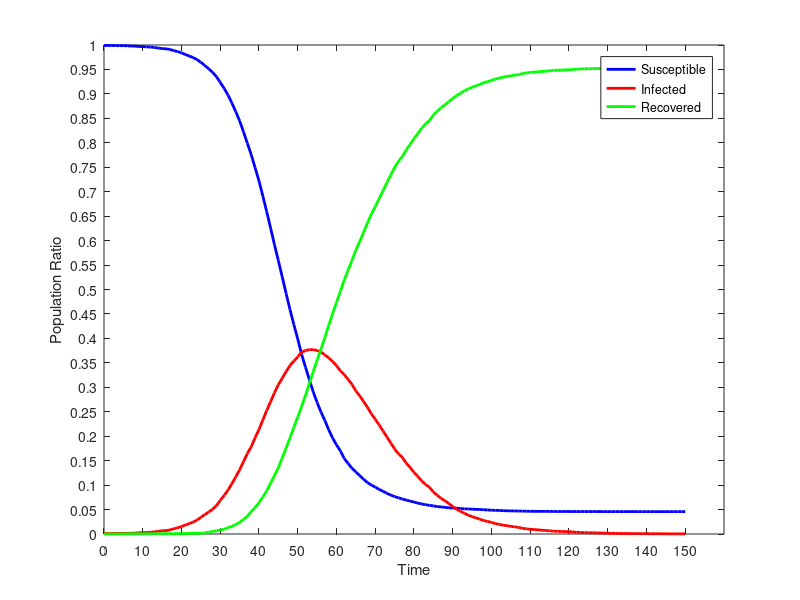

Source code (MATLAB):
dynamics = [
0.00,9990.000,10.000,0.000;
1.00,9990.000,10.000,0.000;
2.00,9990.000,10.000,0.000;
3.00,9988.000,12.000,0.000;
4.00,9987.000,12.000,1.000;
5.00,9986.000,12.000,2.000;
6.00,9984.000,12.000,4.000;
7.00,9978.000,17.000,5.000;
8.00,9977.000,18.000,5.000;
9.00,9969.000,26.000,5.000;
10.00,9968.000,27.000,5.000;
11.00,9961.000,33.000,6.000;
12.00,9958.000,36.000,6.000;
13.00,9949.000,44.000,7.000;
14.00,9938.000,55.000,7.000;
15.00,9927.000,66.000,7.000;
16.00,9922.000,70.000,8.000;
17.00,9910.000,82.000,8.000;
18.00,9885.000,107.000,8.000;
19.00,9865.000,127.000,8.000;
20.00,9839.000,152.000,9.000;
21.00,9806.000,184.000,10.000;
22.00,9776.000,213.000,11.000;
23.00,9742.000,244.000,14.000;
24.00,9702.000,284.000,14.000;
25.00,9645.000,341.000,14.000;
26.00,9582.000,396.000,22.000;
27.00,9514.000,448.000,38.000;
28.00,9444.000,505.000,51.000;
29.00,9355.000,580.000,65.000;
30.00,9235.000,686.000,79.000;
31.00,9114.000,789.000,97.000;
32.00,8976.000,895.000,129.000;
33.00,8814.000,1029.000,157.000;
34.00,8639.000,1168.000,193.000;
35.00,8449.000,1312.000,239.000;
36.00,8224.000,1480.000,296.000;
37.00,7989.000,1646.000,365.000;
38.00,7755.000,1785.000,460.000;
39.00,7488.000,1969.000,543.000;
40.00,7221.000,2138.000,641.000;
41.00,6908.000,2334.000,758.000;
42.00,6590.000,2527.000,883.000;
43.00,6253.000,2706.000,1041.000;
44.00,5913.000,2890.000,1197.000;
45.00,5587.000,3055.000,1358.000;
46.00,5257.000,3187.000,1556.000;
47.00,4918.000,3322.000,1760.000;
48.00,4588.000,3446.000,1966.000;
49.00,4280.000,3537.000,2183.000;
50.00,3987.000,3621.000,2392.000;
51.00,3673.000,3718.000,2609.000;
52.00,3411.000,3754.000,2835.000;
53.00,3154.000,3769.000,3077.000;
54.00,2905.000,3771.000,3324.000;
55.00,2689.000,3752.000,3559.000;
56.00,2493.000,3724.000,3783.000;
57.00,2321.000,3660.000,4019.000;
58.00,2130.000,3602.000,4268.000;
59.00,1962.000,3527.000,4511.000;
60.00,1823.000,3441.000,4736.000;
61.00,1701.000,3336.000,4963.000;
62.00,1544.000,3260.000,5196.000;
63.00,1443.000,3160.000,5397.000;
64.00,1344.000,3060.000,5596.000;
65.00,1268.000,2925.000,5807.000;
66.00,1194.000,2825.000,5981.000;
67.00,1120.000,2708.000,6172.000;
68.00,1050.000,2590.000,6360.000;
69.00,1001.000,2458.000,6541.000;
70.00,960.000,2346.000,6694.000;
71.00,912.000,2232.000,6856.000;
72.00,874.000,2109.000,7017.000;
73.00,831.000,1985.000,7184.000;
74.00,796.000,1864.000,7340.000;
75.00,764.000,1740.000,7496.000;
76.00,741.000,1638.000,7621.000;
77.00,715.000,1564.000,7721.000;
78.00,694.000,1450.000,7856.000;
79.00,673.000,1360.000,7967.000;
80.00,654.000,1260.000,8086.000;
81.00,631.000,1178.000,8191.000;
82.00,614.000,1084.000,8302.000;
83.00,598.000,1013.000,8389.000;
84.00,587.000,955.000,8458.000;
85.00,575.000,858.000,8567.000;
86.00,561.000,792.000,8647.000;
87.00,554.000,728.000,8718.000;
88.00,544.000,678.000,8778.000;
89.00,536.000,623.000,8841.000;
90.00,532.000,560.000,8908.000;
91.00,528.000,506.000,8966.000;
92.00,522.000,465.000,9013.000;
93.00,515.000,424.000,9061.000;
94.00,512.000,386.000,9102.000;
95.00,508.000,355.000,9137.000;
96.00,504.000,331.000,9165.000;
97.00,501.000,303.000,9196.000;
98.00,497.000,274.000,9229.000;
99.00,491.000,257.000,9252.000;
100.00,487.000,237.000,9276.000;
101.00,483.000,213.000,9304.000;
102.00,482.000,197.000,9321.000;
103.00,477.000,181.000,9342.000;
104.00,474.000,170.000,9356.000;
105.00,473.000,157.000,9370.000;
106.00,471.000,145.000,9384.000;
107.00,469.000,135.000,9396.000;
108.00,468.000,116.000,9416.000;
109.00,466.000,106.000,9428.000;
110.00,464.000,97.000,9439.000;
111.00,463.000,92.000,9445.000;
112.00,463.000,85.000,9452.000;
113.00,463.000,77.000,9460.000;
114.00,463.000,72.000,9465.000;
115.00,462.000,66.000,9472.000;
116.00,461.000,57.000,9482.000;
117.00,460.000,56.000,9484.000;
118.00,460.000,52.000,9488.000;
119.00,460.000,50.000,9490.000;
120.00,460.000,47.000,9493.000;
121.00,459.000,42.000,9499.000;
122.00,459.000,35.000,9506.000;
123.00,459.000,31.000,9510.000;
124.00,459.000,28.000,9513.000;
125.00,459.000,26.000,9515.000;
126.00,459.000,25.000,9516.000;
127.00,459.000,23.000,9518.000;
128.00,459.000,21.000,9520.000;
129.00,458.000,19.000,9523.000;
130.00,458.000,15.000,9527.000;
131.00,458.000,14.000,9528.000;
132.00,458.000,12.000,9530.000;
133.00,458.000,11.000,9531.000;
134.00,458.000,10.000,9532.000;
135.00,458.000,10.000,9532.000;
136.00,458.000,8.000,9534.000;
137.00,458.000,8.000,9534.000;
138.00,457.000,7.000,9536.000;
139.00,457.000,7.000,9536.000;
140.00,457.000,7.000,9536.000;
141.00,457.000,5.000,9538.000;
142.00,457.000,5.000,9538.000;
143.00,457.000,5.000,9538.000;
144.00,457.000,4.000,9539.000;
145.00,457.000,4.000,9539.000;
146.00,457.000,3.000,9540.000;
147.00,457.000,3.000,9540.000;
148.00,457.000,3.000,9540.000;
149.00,457.000,3.000,9540.000;
150.00,457.000,3.000,9540.000;
];
time = dynamics (:, 1);
susceptible = dynamics (:, 2);
infected = dynamics (:, 3);
recovered = dynamics (:, 4);
totalPopulation = susceptible(1) + infected(1) + recovered(1);
susceptibleRatio = susceptible ./ totalPopulation;
infectedRatio = infected ./ totalPopulation;
recoveredRatio = recovered ./ totalPopulation;
steps = length (time);
indices = 0 : steps - 1;
replications = 0;
figure
plot (indices, susceptibleRatio.', 'color', 'blue', 'linewidth', 2);
hold on
plot (indices, infectedRatio.', 'color', 'red', 'linewidth', 2);
hold on
plot (indices, recoveredRatio.', 'color', 'green', 'linewidth', 2);
set(gca,'YTick',0:0.05:1.0);
set(gca,'XTick', indices(1:10:end), 'xticklabel', time(1:10:end));
xlabel ('Time');
ylabel ('Population Ratio');
legend('Susceptible','Infected', 'Recovered');
%titleStr = sprintf('SIR Dynamics of %i agents, with 1.00 dt, %i steps, 0 replications', totalPopulation, steps)
%title (titleStr);
